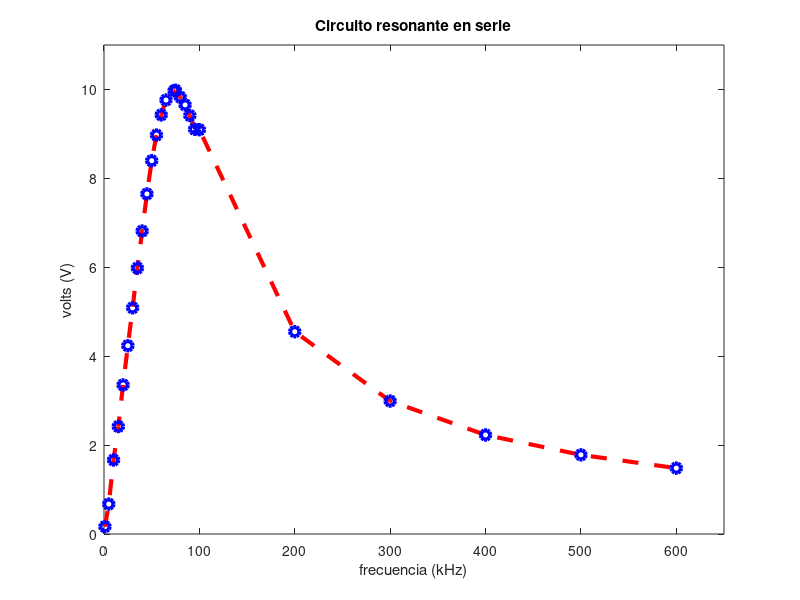

This figure's MATLAB source:

f = [1 5 10 15 20 25 30 35 40 45 50 55 60 65 73.45 75 80 85 90 95 100 200 300 400 500 600];

v = [0.165168 0.67248 1.665 2.419 3.353 4.235 5.089 5.983 6.815 7.65 8.397 8.974 9.428 9.762 9.97 9.981 9.827 9.653 9.412 9.106 9.095 4.551 2.991 2.228 1.78 1.482];

plot(f,v,'--ro','linewidth',3,'markersize',7,'markeredgecolor','b')
title("Circuito resonante en serie")
axis([0 650 0 11])
xlabel("frecuencia (kHz)")
ylabel("volts (V)")